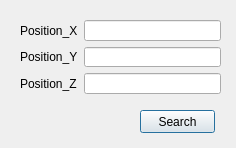
<?xml version="1.0" encoding="UTF-8"?>
<ui version="4.0">
 <class>searchDialog</class>
 <widget class="QDialog" name="searchDialog">
  <property name="geometry">
   <rect>
    <x>0</x>
    <y>0</y>
    <width>236</width>
    <height>148</height>
   </rect>
  </property>
  <property name="windowTitle">
   <string>Position_Search</string>
  </property>
  <widget class="QPushButton" name="Search">
   <property name="geometry">
    <rect>
     <x>140</x>
     <y>110</y>
     <width>75</width>
     <height>23</height>
    </rect>
   </property>
   <property name="text">
    <string>Search</string>
   </property>
  </widget>
  <widget class="QWidget" name="layoutWidget">
   <property name="geometry">
    <rect>
     <x>20</x>
     <y>20</y>
     <width>201</width>
     <height>74</height>
    </rect>
   </property>
   <layout class="QFormLayout" name="formLayout">
    <item row="0" column="0">
     <widget class="QLabel" name="labelx">
      <property name="text">
       <string>Position_X</string>
      </property>
     </widget>
    </item>
    <item row="0" column="1">
     <widget class="QLineEdit" name="coordx"/>
    </item>
    <item row="1" column="0">
     <widget class="QLabel" name="labely">
      <property name="text">
       <string>Position_Y</string>
      </property>
     </widget>
    </item>
    <item row="1" column="1">
     <widget class="QLineEdit" name="coordy"/>
    </item>
    <item row="2" column="0">
     <widget class="QLabel" name="labelz">
      <property name="text">
       <string>Position_Z</string>
      </property>
     </widget>
    </item>
    <item row="2" column="1">
     <widget class="QLineEdit" name="coordz"/>
    </item>
   </layout>
  </widget>
 </widget>
 <resources/>
 <connections/>
</ui>
